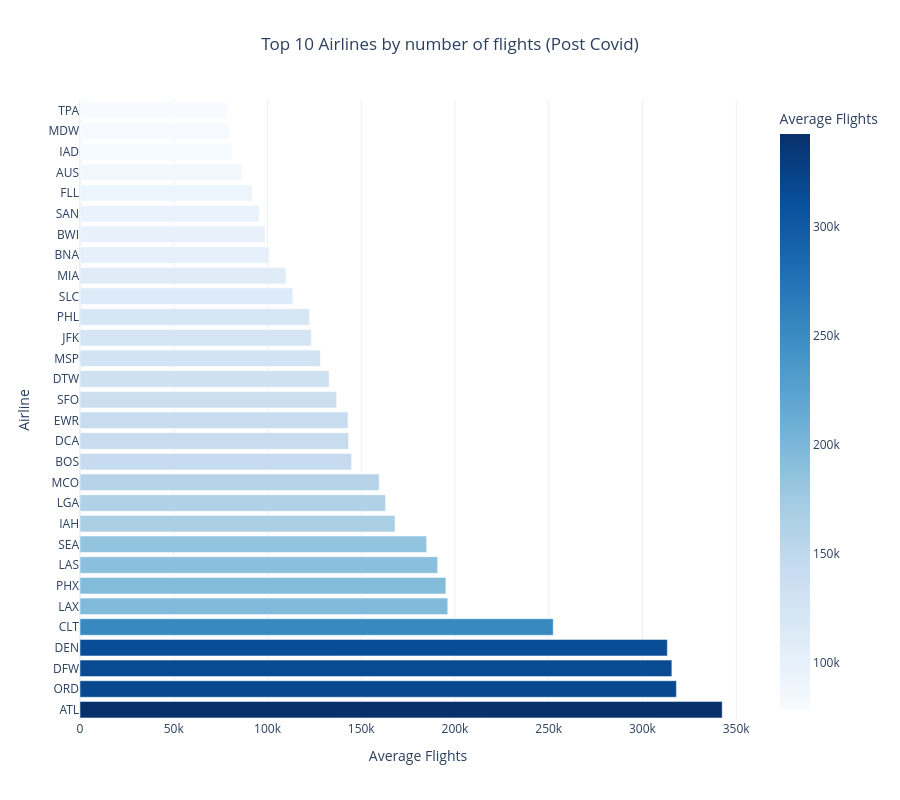

Notebook code for this chart:
### Code cell
fig = px.bar(
    recovery_post,
    x='arr_flights',
    y='airport',
    orientation='h',
    #barmode='group',
    color='arr_flights',
    color_continuous_scale='Blues',
    title='Top 10 Airlines by number of flights (Post Covid)',
    labels={'arr_flights': 'Average Flights', 'carrier_name': 'Airline'}
)
fig.update_layout(
    template='plotly_white',
    yaxis_title='Airline',
    xaxis_title='Average Flights',
    title_x=0.5
)
fig.update_layout(height=800)
fig.show()

### Figure 1 — Plotly figure (JSON) as saved in the notebook; plotly's stock layout.template omitted (floating-point values rounded to 4 significant figures)
{"data": [{"hovertemplate": "Average Flights=%{marker.color}<br>airport=%{y}<extra></extra>", "legendgroup": "", "marker": {"color": [342500.0, 318100.0, 315700.0, 313300.0, 252400.0, 196200.0, 195100.0, 190800.0, 184900.0, 168000.0, 163000.0, 159600.0, 144800.0, 143300.0, 142900.0, 136900.0, 132900.0, 128200.0, 123300.0, 122400.0, 113500.0, 109900.0, 100900.0, 98830.0, 95700.0, 91900.0, 86190.0, 81310.0, 79630.0, 78510.0], "coloraxis": "coloraxis", "pattern": {"shape": ""}}, "name": "", "orientation": "h", "showlegend": false, "textposition": "auto", "type": "bar", "x": [342500.0, 318100.0, 315700.0, 313300.0, 252400.0, 196200.0, 195100.0, 190800.0, 184900.0, 168000.0, 163000.0, 159600.0, 144800.0, 143300.0, 142900.0, 136900.0, 132900.0, 128200.0, 123300.0, 122400.0, 113500.0, 109900.0, 100900.0, 98830.0, 95700.0, 91900.0, 86190.0, 81310.0, 79630.0, 78510.0], "xaxis": "x", "y": ["ATL", "ORD", "DFW", "DEN", "CLT", "LAX", "PHX", "LAS", "SEA", "IAH", "LGA", "MCO", "BOS", "DCA", "EWR", "SFO", "DTW", "MSP", "JFK", "PHL", "SLC", "MIA", "BNA", "BWI", "SAN", "FLL", "AUS", "IAD", "MDW", "TPA"], "yaxis": "y"}], "layout": {"barmode": "relative", "coloraxis": {"colorbar": {"title": {"text": "Average Flights"}}, "colorscale": [[0, "rgb(247,251,255)"], [0.125, "rgb(222,235,247)"], [0.25, "rgb(198,219,239)"], [0.375, "rgb(158,202,225)"], [0.5, "rgb(107,174,214)"], [0.625, "rgb(66,146,198)"], [0.75, "rgb(33,113,181)"], [0.875, "rgb(8,81,156)"], [1, "rgb(8,48,107)"]]}, "height": 800, "legend": {"tracegroupgap": 0}, "title": {"text": "Top 10 Airlines by number of flights (Post Covid)", "x": 0.5}, "xaxis": {"anchor": "y", "domain": [0, 1], "title": {"text": "Average Flights"}}, "yaxis": {"anchor": "x", "domain": [0, 1], "title": {"text": "Airline"}}}}
